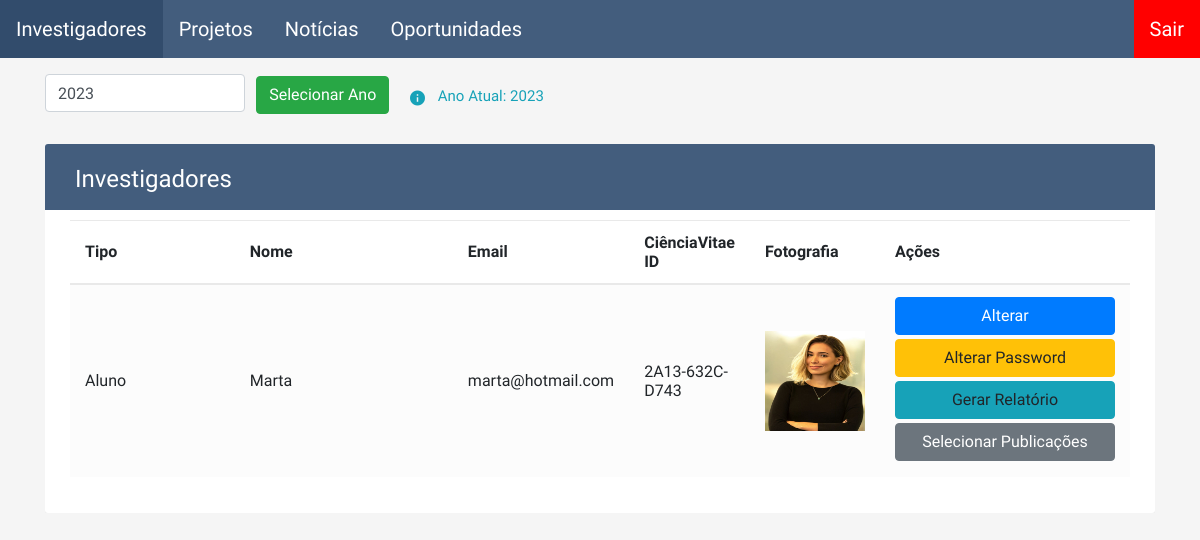
The app's page /backoffice/investigadores/index.php (signed in) with its own data.
### tables this page shows
CREATE TABLE `investigadores` (
  `id` int(11) NOT NULL,
  `nome` varchar(100) NOT NULL,
  `email` varchar(100) NOT NULL,
  `ciencia_id` varchar(100) NOT NULL,
  `sobre` mediumtext NOT NULL,
  `sobre_en` mediumtext NOT NULL,
  `tipo` varchar(100) NOT NULL,
  `fotografia` varchar(100) NOT NULL,
  `areasdeinteresse` mediumtext NOT NULL,
  `areasdeinteresse_en` mediumtext NOT NULL,
  `orcid` varchar(255) NOT NULL,
  `scholar` varchar(255) NOT NULL,
  `research_gate` varchar(255) NOT NULL,
  `scopus_id` varchar(255) NOT NULL,
  `password` varchar(255) NOT NULL,
  `ultimologin` datetime DEFAULT NULL
);

### backoffice/investigadores/index.php (the view, shortened to what this page needs)
<?php
require "../config/basedados.php";
$sql = "SELECT id, nome, email, ciencia_id, sobre, tipo, fotografia, areasdeinteresse, orcid, scholar FROM investigadores
ORDER BY CASE WHEN tipo = 'Externo' THEN 1 ELSE 0 END, tipo DESC, nome;";
$result = mysqli_query($conn, $sql);
?>
<link href="https://stackpath.bootstrapcdn.com/bootstrap/4.5.2/css/bootstrap.min.css" rel="stylesheet">
<link rel="stylesheet" href="https://stackpath.bootstrapcdn.com/bootstrap/4.5.0/css/bootstrap.min.css">
<link rel="stylesheet" href="https://maxcdn.bootstrapcdn.com/font-awesome/4.7.0/css/font-awesome.min.css">
<?php
if (@$_SESSION["anoRelatorio"] != "") {
	$anoAtual = $_SESSION["anoRelatorio"];
} else {
	$anoAtual = date("Y");
}
?>
<div class="container mt-3">
	<form id="formAnoRelatorio">
		<input required name="anoRelatorio" type="number" class="form-control mr-2" placeholder="Ano do relatório" min="1950" max="2999" step="1" pattern="\d{4}" data-error="Por favor insira um ano válido" style="max-width: 200px; min-width: 160px; display: inline-block;" value="<?= $anoAtual ?>" />
		<input type="submit" value="Selecionar Ano" class="btn btn-success" />
		<?php
		if (isset($_SESSION["anoRelatorio"])) {
			$class = "text-danger";
			$symbol = "&#xE002;";
			if (@$_SESSION["anoRelatorio"] != "") {
				$msg = "Foi selecionado o ano " . $_SESSION["anoRelatorio"];
			} else {
				$_SESSION["anoRelatorio"] = date("Y");
				$msg = " Campo submetido vazio! (Ano: " . $_SESSION["anoRelatorio"] . ")";
			}
		} else {
			$class = "text-info";
			$symbol = "&#xE88E;";
			$msg = "Ano Atual: " . date("Y");
		}
		?>
		<span id="anoSpan" class="<?= $class ?>" style="height:20px; display: inline-block; vertical-align: middle;">
			<span id="anoSymbol" class="material-icons ml-3" style="font-size: 18px; vertical-align: middle;"><?= $symbol ?></span>
			<span class="ml-2" id="anoSubmit" id="anoSubmit" style="font-size:15px;"><?= $msg ?></span>
		</span>
	</form>
</div>
<div class="container-xl">
	<div class="table-responsive">
		<div class="table-wrapper">
			<div class="table-title">
				<div class="row">
					<div class="col-sm-6">
						<h2>Investigadores</h2>
					</div>
				</div>
			</div>
			<table class="table table-striped table-hover">
				<thead>
					<tr>
						<th>Tipo</th>
						<th>Nome</th>
						<th>Email</th>
						<th>CiênciaVitae ID</th>
						<th>Fotografia</th>
						<th>Ações</th>
					</tr>
				</thead>
				<tbody>
					<?php
					if (mysqli_num_rows($result) > 0) {
						while ($row = mysqli_fetch_assoc($result)) {
							if ($_SESSION["autenticado"] == 'administrador' || $_SESSION["autenticado"] == $row["id"]) {
								echo "<tr>";
								echo "<td>" . $row["tipo"] . "</td>";
								echo "<td>" . $row["nome"] . "</td>";
								echo "<td>" . $row["email"] . "</td>";
								echo "<td>" . $row["ciencia_id"] . "</td>";
								echo "<td><img src='../assets/investigadores/$row[fotografia]' width = '100px' height = '100px'></td>";
								echo "<td style='min-width:250px;'><a href='edit.php?id=" . $row["id"] . "' class='w-100 mb-1 btn btn-primary'><span>Alterar</span></a>";
								if ($row["tipo"] != "Externo") {
									echo "<a href='resetpassword.php?id=" . $row["id"] . "' class='w-100 mb-1 btn btn-warning'><span>Alterar Password</span></a><br>";
									echo "<a data-id='" . $row["id"] . "' class='gerarRelatorio w-100 mb-1 btn btn-info'><span>Gerar Relatório</span></a><br>";
									echo "<a href='publicacoes.php?id=" . $row["id"] . "' class='w-100 mb-1 btn btn-secondary'><span>Selecionar Publicações</span></a><br>";
								}
								echo "</td>";
								echo "</tr>";
							}
						}
					}
					?>
				</tbody>
			</table>
		</div>
	</div>
</div>

### records on screen
investigadores: tipo "Aluno", nome "Marta", email "marta@hotmail.com", ciencia "2A13-632C-D743", fotografia (picture)

### other values on screen
$msg "Ano Atual: 2023"
